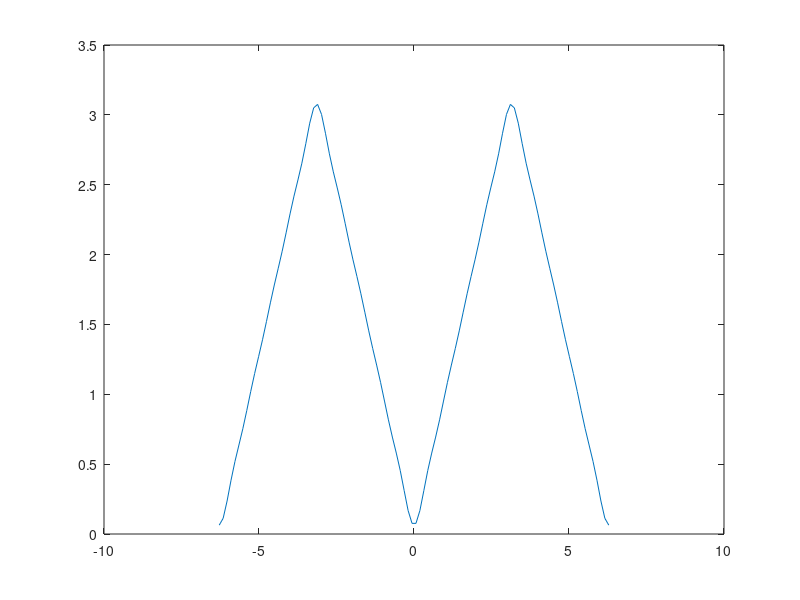

Write the MATLAB code that produced this figure.
function cosplot()
% MATLAB file example to approximate a sawtooth
% with a truncated Fourier expansion.
% Copied from: https://docs.alliancecan.ca/wiki/MATLAB#Running_a_MATLAB_code
nterms=5;
fourbypi=4.0/pi;
np=100;
y(1:np)=pi/2.0;
x(1:np)=linspace(-2.0*pi,2*pi,np);

for k=1:nterms
 twokm=2*k-1;
 y=y-fourbypi*cos(twokm*x)/twokm^2;
end

plot(x,y)
print -dpsc matlab_test_plot.ps
quit
end
